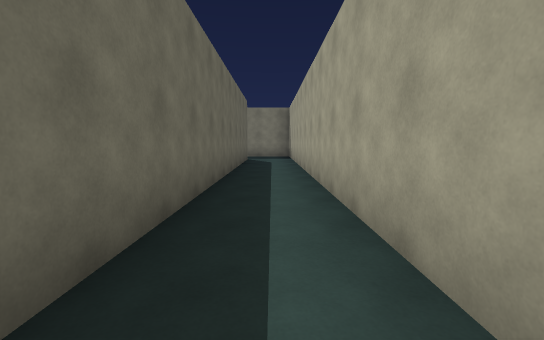
View 1 (above)

16 first-person views from a walk through a 3-D level made in the Unity game engine. The camera is 1.4 m above the floor, tilts 6° down and sees 90° across. The floor is counted in squares, 2 m on a side. Each view is taken from the middle of a square. On the plan, view 1 faces up. The plan holds only what a view shows up to about 9 squares ahead; the rest is blank. The place goes on beyond the plan. The player is left out.

View 2
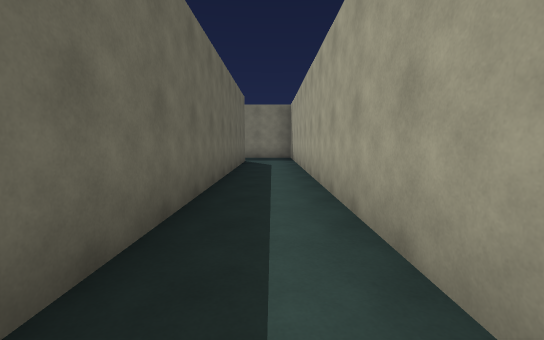

View 3
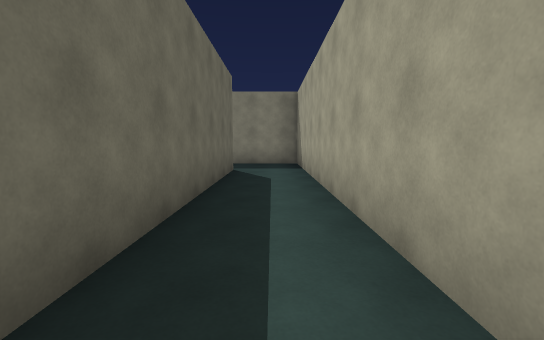

View 4
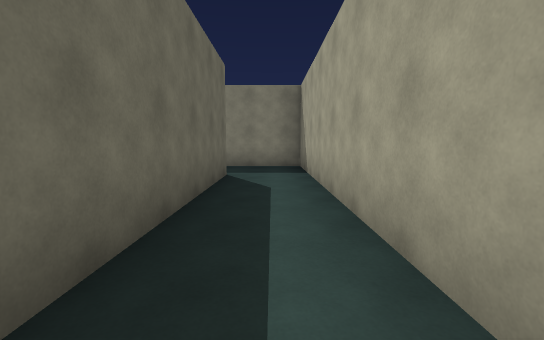

View 5
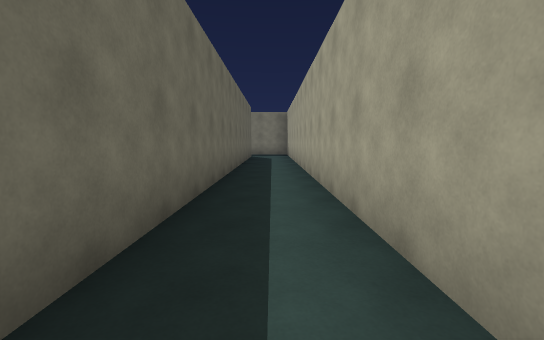

View 6
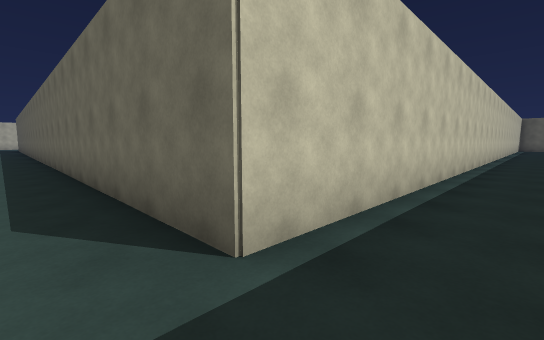

View 7
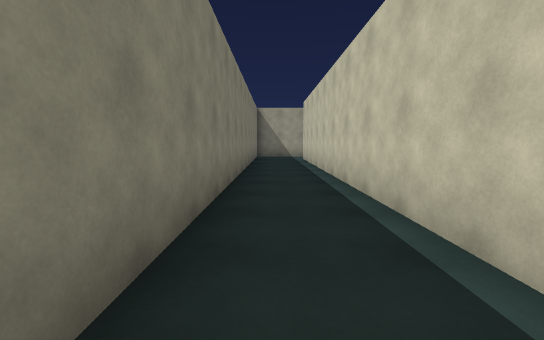

View 8
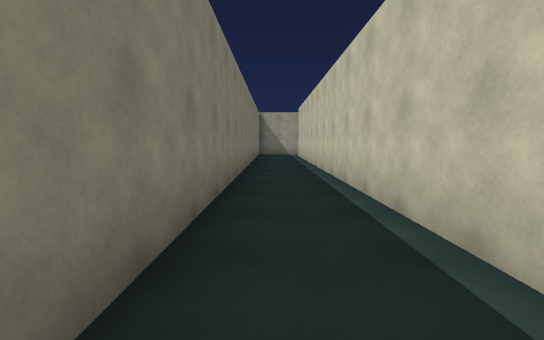

View 9
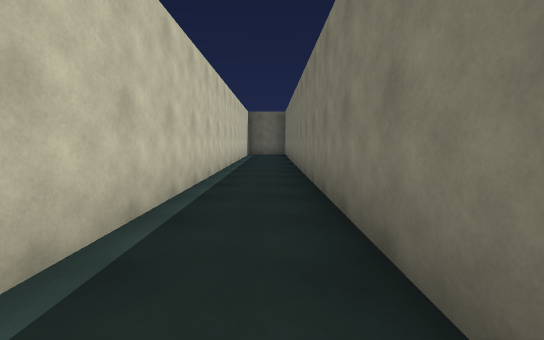

View 10
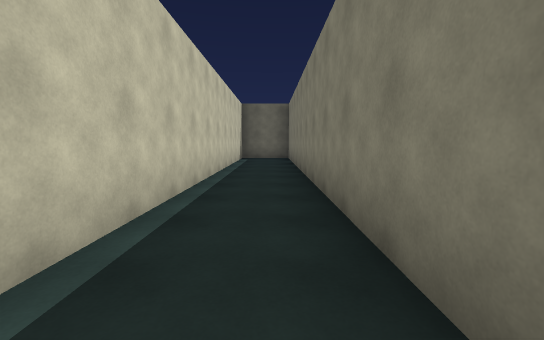

View 11
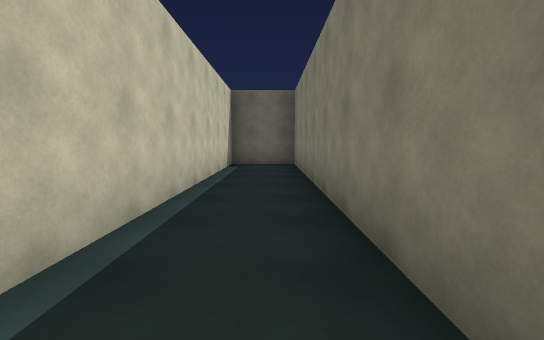

View 12
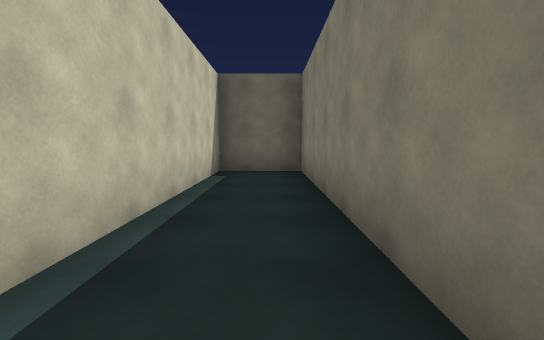

View 13
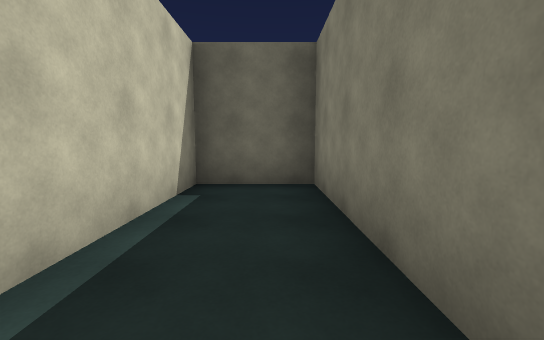

View 14
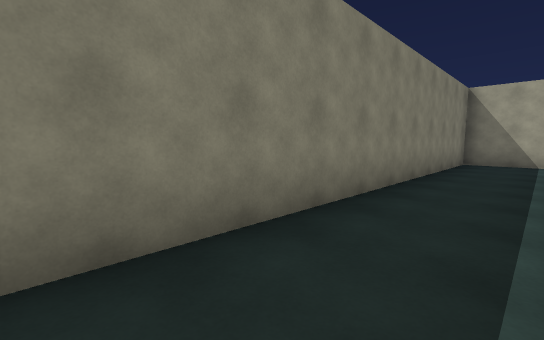

View 15
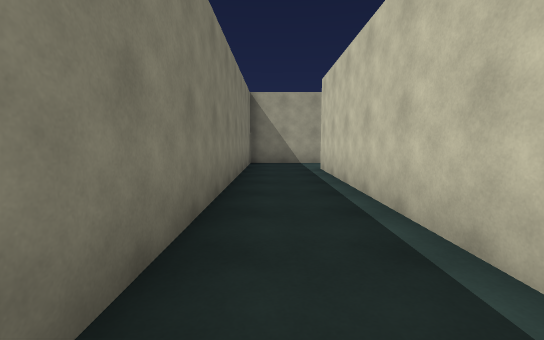

View 16
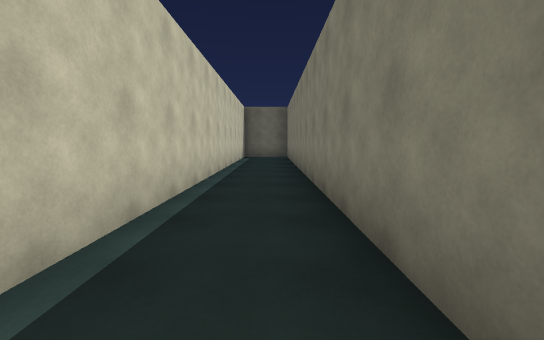

### Floor plan
Points are (right, up) in squares from view 1. A wall is a line through its corners. A room is listed if a view was taken in it or the views show most of it. See-through windows are left out.
Room 1 (views 1, 2, 3, 4, 5)
walls: (0.8, -1.4) (0.8, 10.5); (-1, 10.8) (-1, -1.1)
ways out: opening at (0, 10) to room 2
Room 2 (views 6, 7, 8, 9, 10, 11, 12, 13, 14, 15, 16)
walls: (0.8, 10.5) (0.8, 12.7) (-25.4, 12.7) (-25.4, 10.8) (-1, 10.8)
ways out: opening at (0, 10) to room 1

Where each view was taken, in squares from view 1:
view 1: 0 up, 0 right, facing up
view 2: 1 up, 0 right, facing up
view 3: 4 up, 0 right, facing up
view 4: 5 up, 0 right, facing up
view 5: 2 down, 0 right, facing up
view 6: 12 up, 0 right, facing down-left
view 7: 12 up, 12 left, facing right
view 8: 12 up, 14 left, facing right
view 9: 12 up, 11 left, facing left
view 10: 12 up, 14 left, facing left
view 11: 12 up, 17 left, facing left
view 12: 12 up, 19 left, facing left
view 13: 12 up, 21 left, facing left
view 14: 11 up, 9 left, facing up-right
view 15: 12 up, 8 left, facing right
view 16: 12 up, 13 left, facing left
